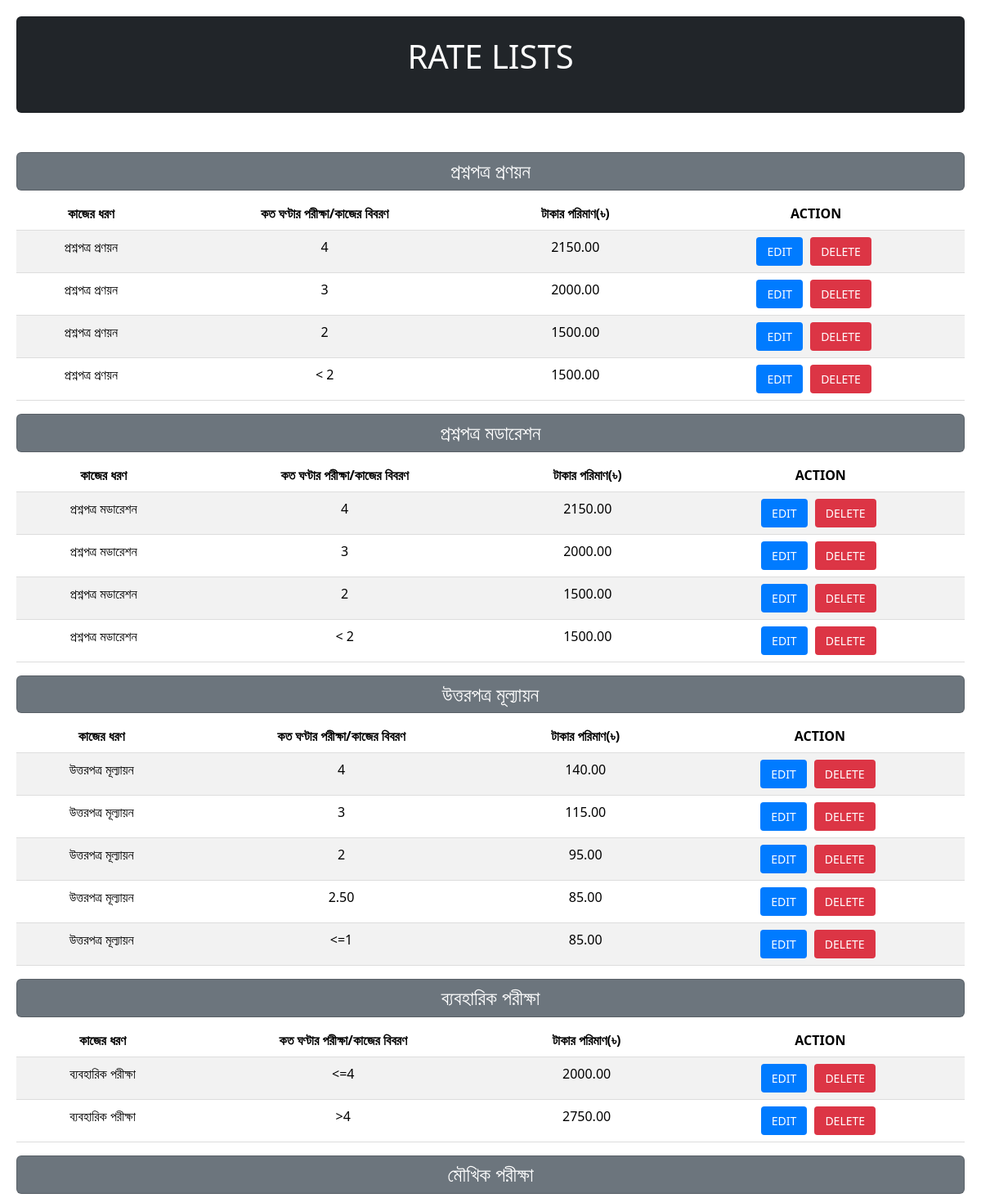
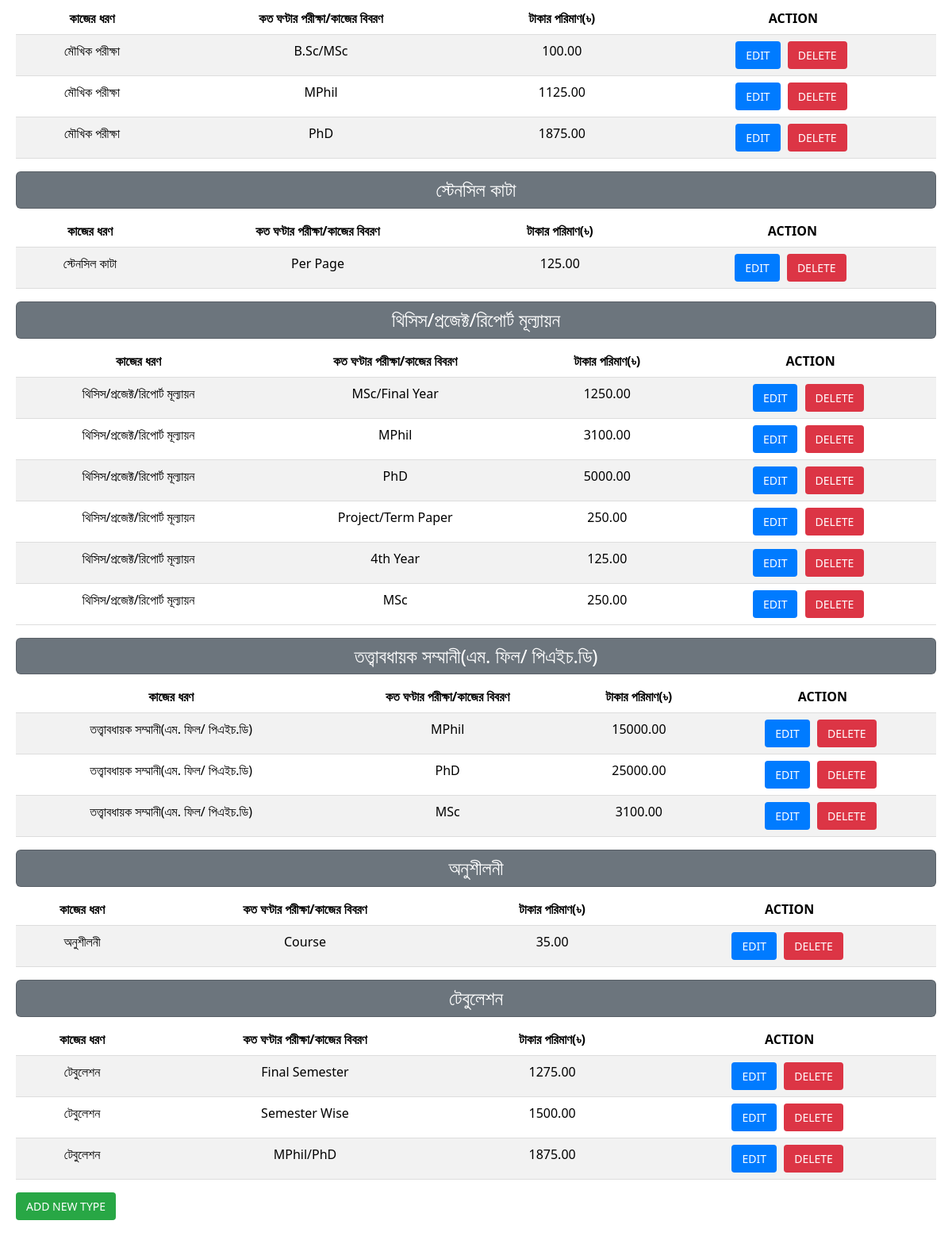
/day4app/rates/, run on the app's committed database (2 pictures, top to bottom).
### day4app/models.py (models this page shows, shortened)
class Rate(models.Model):
    OPTION_CHOICES = [
        ('Making Question Paper', 'প্রশ্নপত্র প্রণয়ন'),
        ('Evaluating Answer Scripts', 'উত্তরপত্র মূল্যায়ন'),
        ('Lab Exam', 'ব্যবহারিক পরীক্ষা'),
        ('Viva Exam', 'মৌখিক পরীক্ষা'),
        ('Question Moderation', 'প্রশ্নপত্র মডারেশন'),
        ('Stencil', 'স্টেনসিল কাটা'),
        ('Translation', 'অনুবাদ'),
        ('Thesis/Project/Report Evaluation', 'থিসিস/প্রজেক্ট/রিপোর্ট মূল্যায়ন'),
        ('Practice', 'অনুশীলনী'),
        ('Tabulation', 'টেবুলেশন'),
        ('Exam Committee Chief_s Remuneration', 'কমিটির সভাপতির পারিতোষিক'),
        ('Remuneration of Supervisor(M.Phil/PhD)', 'তত্ত্বাবধায়ক সম্মানী(এম. ফিল/ পিএইচ.ডি'),
    ]
    name = models.CharField(max_length=100, choices=OPTION_CHOICES)
    category = models.CharField(max_length=100)
    value = models.DecimalField(max_digits=10, decimal_places=2)

### day4app/views.py (the view)
# urls.py: path('rates/', views.rate_list, name='rate_list'),
def rate_list(request):
    rates = Rate.objects.all()
    return render(request, 'day4/rate_list.html', {'rates': rates})

### templates/day4/rate_list.html (shortened to what this page needs)
<!DOCTYPE html>
<html lang="en">
<head>
  <link href="https://cdn.jsdelivr.net/npm/bootstrap@5.3.2/dist/css/bootstrap.min.css" rel="stylesheet">
</head>
<body>
  <div class=" d-block p-2 bg-dark card p-4 mb-5">
    <h1 class="text-white text-center">RATE LISTS</h1>
  </div>
  {% regroup rates by name as grouped_rates %}
  {% for group in grouped_rates %}
  {% if group.grouper == "Making Question Paper" %}
    <h4 class="text-center p-2 d-block bg-secondary card text-white">প্রশ্নপত্র প্রণয়ন</h4>
  {% elif group.grouper == "Evaluating Answer Scripts" %}
    <h4 class="text-center p-2 d-block bg-secondary card text-white">উত্তরপত্র মূল্যায়ন</h4>
  {% elif group.grouper == "Lab Exam" %}
    <h4 class="text-center p-2 d-block bg-secondary card text-white">ব্যবহারিক পরীক্ষা</h4>
  {% elif group.grouper == "Viva Exam" %}
    <h4 class="text-center p-2 d-block bg-secondary card text-white">মৌখিক পরীক্ষা</h4>
  {% elif group.grouper == "Question Moderation" %}
    <h4 class="text-center p-2 d-block bg-secondary card text-white">প্রশ্নপত্র মডারেশন</h4>
  {% elif group.grouper == "Stencil" %}
    <h4 class="text-center p-2 d-block bg-secondary card text-white">স্টেনসিল কাটা</h4>
  {% elif group.grouper == "Translation" %}
    <h4 class="text-center p-2 d-block bg-secondary card text-white">অনুবাদ</h4>
  {% elif group.grouper == "Thesis/Project/Report Evaluation" %}
    <h4 class="text-center p-2 d-block bg-secondary card text-white" >থিসিস/প্রজেক্ট/রিপোর্ট মূল্যায়ন</h4>
  {% elif group.grouper == "Exercise" %}
    <h4 class="text-center p-2 d-block bg-secondary card text-white">অনুশীলনী</h4>
  {% elif group.grouper == "Tabulation" %}
    <h4 class="text-center p-2 d-block bg-secondary card text-white">টেবুলেশন</h4>
  {% elif group.grouper == "Exam Committee Chief's Remuneration" %}
    <h4 class="text-center p-2 d-block bg-secondary card text-white">কমিটির সভাপতির পারিতোষিক</h4>
    {% elif group.grouper == "Practice" %}
    <h4 class="text-center p-2 d-block bg-secondary card text-white">অনুশীলনী</h4>
    {% elif group.grouper == "Remuneration of Supervisor(M.Phil/PhD)" %}
    <h4 class="text-center p-2 d-block bg-secondary card text-white">তত্ত্বাবধায়ক সম্মানী(এম. ফিল/ পিএইচ.ডি)</h4>
  {% endif %}
    <table class="table table-striped">
      <thead>
        <tr>
          <th class="text-center">কাজের ধরণ</th>
          <th class="text-center">কত ঘণ্টার পরীক্ষা/কাজের বিবরণ</th>
          <th class="text-center">টাকার পরিমাণ(৳)</th>
          <th class="text-center">ACTION</th>
        </tr>
      </thead>
      <tbody>
        {% for rate in group.list %}
          <tr>
            <td class="text-center">
              {% if rate.name == "Making Question Paper" %}
                প্রশ্নপত্র প্রণয়ন
              {% elif rate.name == "Evaluating Answer Scripts" %}
                উত্তরপত্র মূল্যায়ন
              {% elif rate.name == "Lab Exam" %}
                ব্যবহারিক পরীক্ষা
              {% elif rate.name == "Viva Exam" %}
                মৌখিক পরীক্ষা
              {% elif rate.name == "Question Moderation" %}
                প্রশ্নপত্র মডারেশন
              {% elif rate.name == "Stencil" %}
                স্টেনসিল কাটা
                {% elif rate.name == "Practice" %}
                অনুশীলনী
              {% elif rate.name == "Translation" %}
                অনুবাদ
              {% elif rate.name == "Thesis/Project/Report Evaluation" %}
                থিসিস/প্রজেক্ট/রিপোর্ট মূল্যায়ন
              {% elif rate.name == "Exercise" %}
                অনুশীলনী
              {% elif rate.name == "Tabulation" %}
                টেবুলেশন
              {% elif rate.name == "Exam Committee Chief's Remuneration" %}
                কমিটির সভাপতির পারিতোষিক
              {% elif rate.name == "Remuneration of Supervisor(M.Phil/PhD)" %}
                তত্ত্বাবধায়ক সম্মানী(এম. ফিল/ পিএইচ.ডি)
              {% endif %}
            </td>
            <td class="text-center">{{ rate.category }}</td>
            <td class="text-center">{{ rate.value }}</td>
            <td class="text-center">
              <a href="{% url 'edit_rate' rate.id %}" class="btn btn-edit">EDIT</a>
              <a href="{% url 'delete_rate' rate.id %}" class="btn btn-delete">DELETE</a>
            </td>
          </tr>
        {% endfor %}
      </tbody>
    </table>
  {% endfor %}
  <a href="{% url 'add_rate' %}" class="btn btn-add">ADD NEW TYPE</a>
</body>
</html>

### templates/day4/rate_list.html (style rules this page uses)
body { padding: 20px; }
h1 { margin-bottom: 20px; }
table { width: 100%; border-collapse: collapse; margin-bottom: 20px; }
th, td { padding: 8px; text-align: left; border-bottom: 1px solid #ddd; }
th { background-color: #f2f2f2; }
td:last-child { text-align: center; }
a { text-decoration: none; margin-right: 5px; }
.btn { padding: 6px 12px; font-size: 14px; border-radius: 4px; }
.btn-edit { background-color: #007bff; color: #fff; }
.btn-delete { background-color: #dc3545; color: #fff; }
.btn-add { background-color: #28a745; color: #fff; }

### data on the page
Rate: shows "প্রশ্নপত্র প্রণয়ন", category "4", value "2150.00"
Rate: shows "প্রশ্নপত্র প্রণয়ন", category "3", value "2000.00"
Rate: shows "প্রশ্নপত্র প্রণয়ন", category "2", value "1500.00"
Rate: shows "প্রশ্নপত্র প্রণয়ন", category "< 2", value "1500.00"
Rate: shows "প্রশ্নপত্র মডারেশন", category "4", value "2150.00"
Rate: shows "প্রশ্নপত্র মডারেশন", category "3", value "2000.00"
Rate: shows "প্রশ্নপত্র মডারেশন", category "2", value "1500.00"
Rate: shows "প্রশ্নপত্র মডারেশন", category "< 2", value "1500.00"
Rate: shows "উত্তরপত্র মূল্যায়ন", category "4", value "140.00"
Rate: shows "উত্তরপত্র মূল্যায়ন", category "3", value "115.00"
Rate: shows "উত্তরপত্র মূল্যায়ন", category "2", value "95.00"
Rate: shows "উত্তরপত্র মূল্যায়ন", category "2.50", value "85.00"
Rate: shows "উত্তরপত্র মূল্যায়ন", category "<=1", value "85.00"
Rate: name "ব্যবহারিক পরীক্ষা", category "<=4", value "2000.00"
Rate: name "ব্যবহারিক পরীক্ষা", category ">4", value "2750.00"
Rate: name "মৌখিক পরীক্ষা", category "B.Sc/MSc", value "100.00"
Rate: name "মৌখিক পরীক্ষা", category "MPhil", value "1125.00"
Rate: name "মৌখিক পরীক্ষা", category "PhD", value "1875.00"
Rate: name "স্টেনসিল কাটা", category "Per Page", value "125.00"
Rate: shows "থিসিস/প্রজেক্ট/রিপোর্ট মূল্যায়ন", category "MSc/Final Year", value "1250.00"
Rate: shows "থিসিস/প্রজেক্ট/রিপোর্ট মূল্যায়ন", category "MPhil", value "3100.00"
Rate: shows "থিসিস/প্রজেক্ট/রিপোর্ট মূল্যায়ন", category "PhD", value "5000.00"
Rate: shows "থিসিস/প্রজেক্ট/রিপোর্ট মূল্যায়ন", category "Project/Term Paper", value "250.00"
Rate: shows "থিসিস/প্রজেক্ট/রিপোর্ট মূল্যায়ন", category "4th Year", value "125.00"
Rate: shows "থিসিস/প্রজেক্ট/রিপোর্ট মূল্যায়ন", category "MSc", value "250.00"
Rate: shows "তত্ত্বাবধায়ক সম্মানী(এম. ফিল/ পিএইচ.ডি)", category "MPhil", value "15000.00"
Rate: shows "তত্ত্বাবধায়ক সম্মানী(এম. ফিল/ পিএইচ.ডি)", category "PhD", value "25000.00"
Rate: shows "তত্ত্বাবধায়ক সম্মানী(এম. ফিল/ পিএইচ.ডি)", category "MSc", value "3100.00"
Rate: name "অনুশীলনী", category "Course", value "35.00"
Rate: name "টেবুলেশন", category "Final Semester", value "1275.00"
Rate: name "টেবুলেশন", category "Semester Wise", value "1500.00"
Rate: name "টেবুলেশন", category "MPhil/PhD", value "1875.00"
